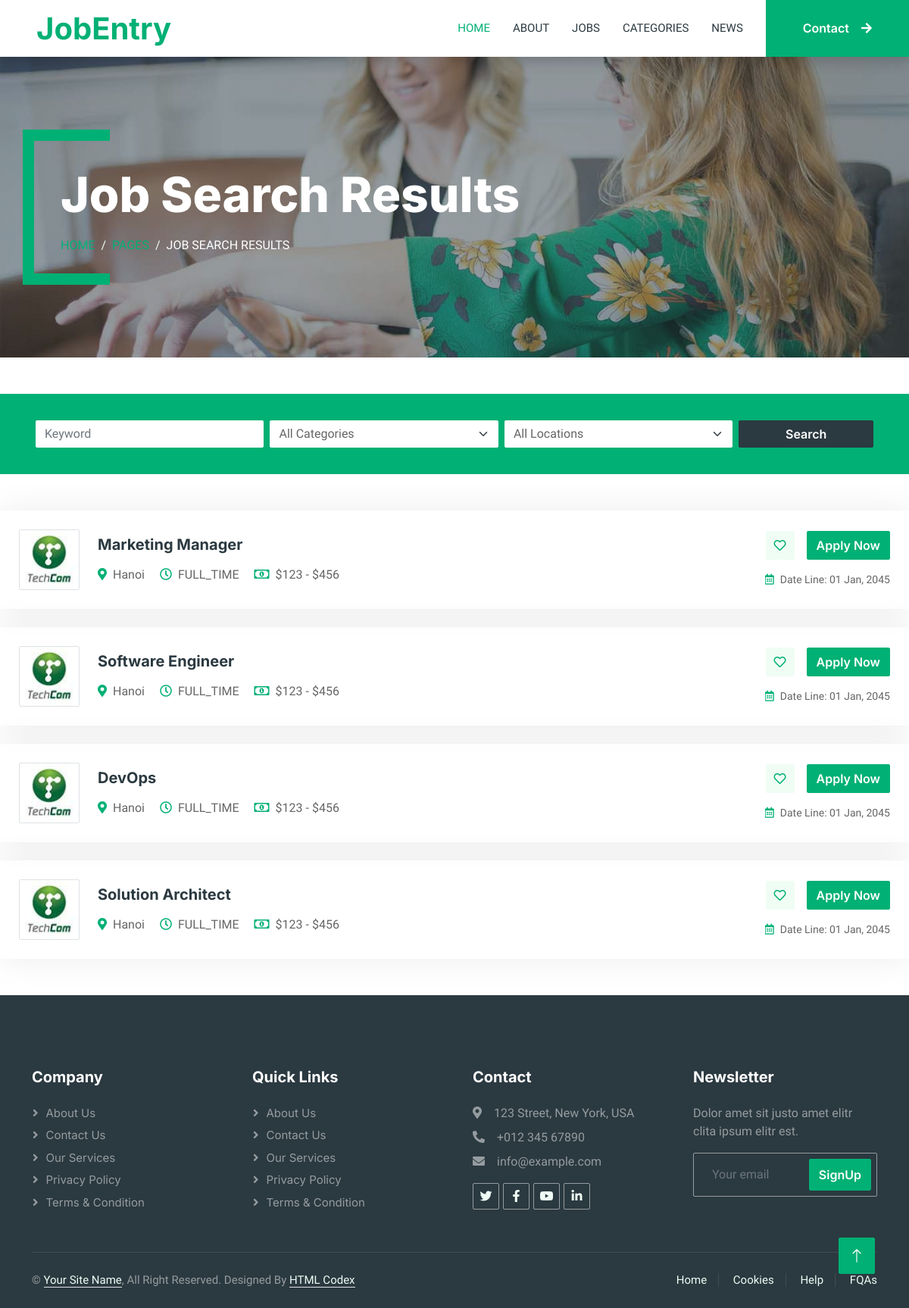
Screenshot of /jobs/ with the database file from the repository.
### jobs/models.py (models this page shows)
class Job(models.Model):
    class JobNatures(models.TextChoices):
        FULL_TIME = 'FULL_TIME', _('Full Time')
        PART_TIME = 'PART_TIME', _('Part Time')
        CONTRACT = 'CONTRACT', _('Contract')
        INTERNSHIP = 'INTERNSHIP', _('Internship')
        OTHER = 'OTHER', _('Other')
    title = models.CharField(max_length=30)
    description = HTMLField(default="")
    published_date = models.DateTimeField(auto_now_add=True)
    vacancy_count = models.PositiveIntegerField(default=0)
    job_nature = models.CharField(max_length=30, choices=JobNatures.choices, default=JobNatures.FULL_TIME)
    salary_start = models.PositiveIntegerField(default=0)
    salary_end = models.PositiveIntegerField(default=0)
    company_detail = HTMLField()
    logo = models.ImageField(upload_to='images/', null=True, blank=True)
    categories = models.ManyToManyField(JobCategory, related_name='jobs')
    location = models.ForeignKey(Location, on_delete=models.CASCADE)

class Location(models.Model):
    name = models.CharField(max_length=30, unique=True)
    description = models.TextField(null=True, blank=True)
    def __str__(self):
        return self.name

### jobs/views.py (the view)
# urls.py: path('jobs/', views.JobSearchResultsView.as_view(), name='job_list'),
class JobSearchResultsView(ListView):
    model = Job
    template_name = 'job-list.html'
    def get_queryset(self):
        query = self.request.GET.get('q')
        location_id = self.request.GET.get('location')
        category_id = self.request.GET.get('category')
        if query:
            queryset = Job.objects.filter(
                Q(title__icontains=query) |
                Q(description__icontains=query)
            )
        else:
            queryset = Job.objects.all()
        if location_id and location_id != '-1':
            queryset = queryset.filter(location__id=location_id)
        if category_id and category_id != '-1':
            queryset = queryset.filter(categories__id=category_id)
        return queryset
    def get_context_data(self, *, object_list=None, **kwargs):
        context = super().get_context_data(**kwargs)
        context['title'] = 'Job Search Results'
        job_categories = JobCategory.objects.all()
        locations = Location.objects.all()
        context['job_categories'] = job_categories
        context['locations'] = locations
        return context

### jobs/templates/job-list.html
{% extends 'base_with_header.html' %}
{% load static %}
{% block content_with_header %}
    {% include 'components/search_bar.html' %}
    {% include 'components/job_list.html' %}
{% endblock %}

### jobs/templates/components/job_list.html
{% load static %}
{% if job_list|length > 0 %}
    {% for job in job_list %}
        <div class="job-item p-4 mb-4">
            <div class="row g-4">
                <div class="col-sm-12 col-md-8 d-flex align-items-center">
                    <img class="flex-shrink-0 img-fluid border rounded"
                         src="{% static 'img/com-logo-1.jpg' %}" alt=""
                         style="width: 80px; height: 80px;">
                    <div class="text-start ps-4">
                        <a href="{% url 'job_detail' job.id %}"><h5
                                class="mb-3">{{ job.title }}</h5></a>
                        <span class="text-truncate me-3"><i
                                class="fa fa-map-marker-alt text-primary me-2"></i>{{ job.location }}</span>
                        <span class="text-truncate me-3"><i
                                class="far fa-clock text-primary me-2"></i>{{ job.job_nature }}</span>
                        <span class="text-truncate me-0"><i
                                class="far fa-money-bill-alt text-primary me-2"></i>${{ job.salary_start }} - ${{ job.salary_end }}</span>
                    </div>
                </div>
                <div class="col-sm-12 col-md-4 d-flex flex-column align-items-start align-items-md-end justify-content-center">
                    <div class="d-flex mb-3">
                        <a class="btn btn-light btn-square me-3" href=""><i
                                class="far fa-heart text-primary"></i></a>
                        <a class="btn btn-primary" href="{% url 'job_detail' job.id %}">Apply
                            Now</a>
                    </div>
                    <small class="text-truncate"><i
                            class="far fa-calendar-alt text-primary me-2"></i>Date
                        Line: 01 Jan, 2045</small>
                </div>
            </div>
        </div>
    {% endfor %}
{% else %}
    <div class="alert alert-danger">
        <strong>No Jobs Found!</strong>
    </div>
{% endif %}

### jobs/static/css/style.css (style rules this page uses)
:root { --primary: #00B074; --secondary: #2B9BFF; --light: #EFFDF5; --dark: #2B3940; }
.btn { font-family: 'Inter', sans-serif; font-weight: 600; transition: .5s; }
.btn.btn-primary, .btn.btn-secondary { color: #FFFFFF; }
.btn-square { width: 38px; height: 38px; }
.btn-square, .btn-sm-square, .btn-lg-square { padding: 0; display: flex; align-items: center; justify-content: center; font-weight: normal; border-radius: 2px; }
.job-item { border: 1px solid transparent; border-radius: 2px; box-shadow: 0 0 45px rgba(0, 0, 0, .08); transition: .5s; }

### rows the page displays
Job: title "Marketing Manager", location "Hanoi", job_nature "FULL_TIME", salary_start "123", salary_end "456"
Job: title "Software Engineer", location "Hanoi", job_nature "FULL_TIME", salary_start "123", salary_end "456"
Job: title "DevOps", location "Hanoi", job_nature "FULL_TIME", salary_start "123", salary_end "456"
Job: title "Solution Architect", location "Hanoi", job_nature "FULL_TIME", salary_start "123", salary_end "456"

### other values shown
{{ title }} "Job Search Results"
{{ title }} "JOB SEARCH RESULTS"
